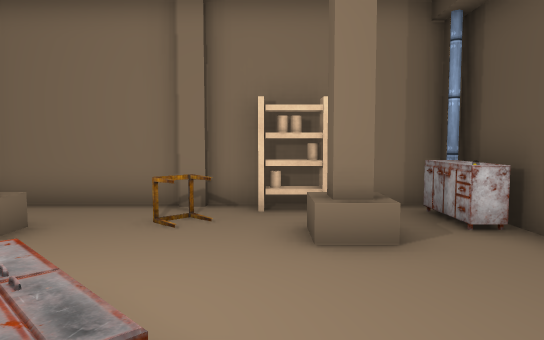
[1] (above)

12 first-person views from a walk through a Unity game level. The camera is 1.2 m above the floor, tilts 4° down and sees 70° across. Doors are open. The floor is counted in squares, 1 m on a side. Each view is taken from the middle of a square. On the plan, view 1 faces up. The plan holds only what a view shows up to about 15 squares ahead; the rest is blank. The place goes on beyond the plan. The player is left out. Some animated figures are not drawn. Some surface patterns are stand-ins.

[2]
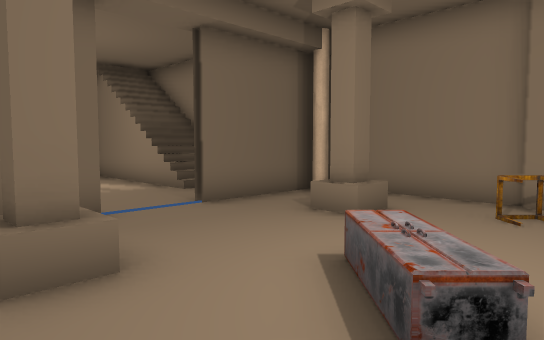

[3]
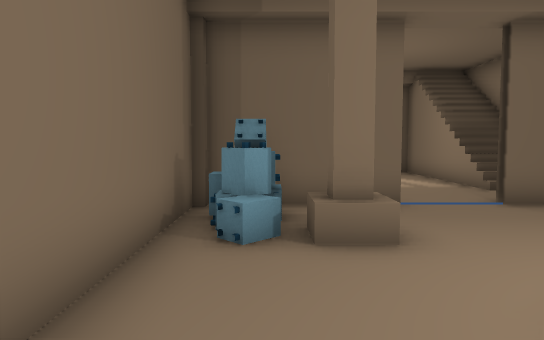

[4]
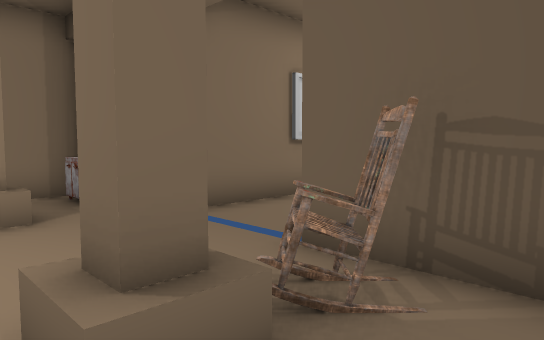

[5]
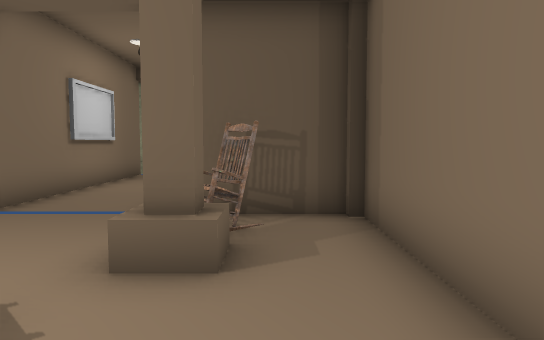

[6]
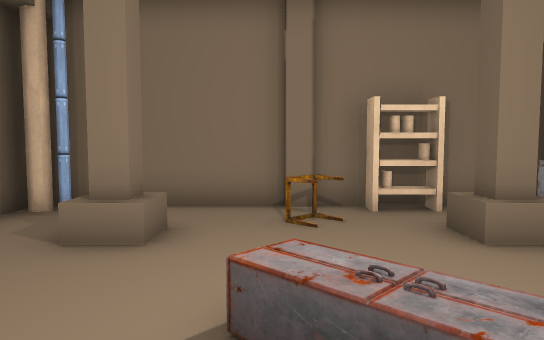

[7]
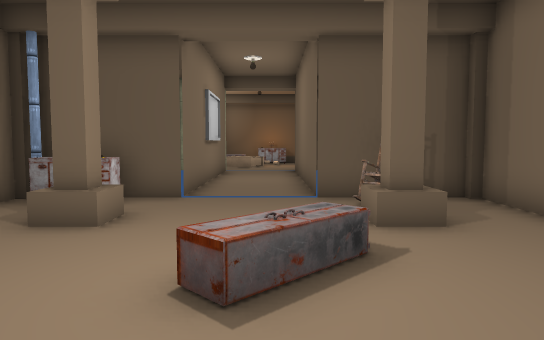

[8]
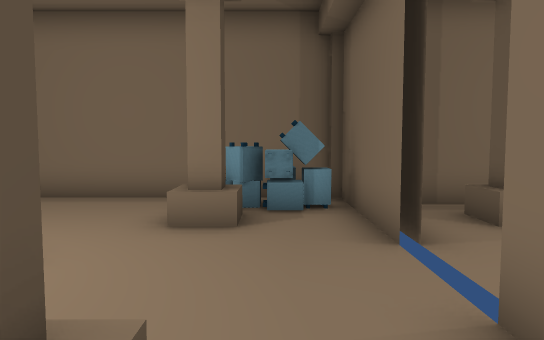

[9]
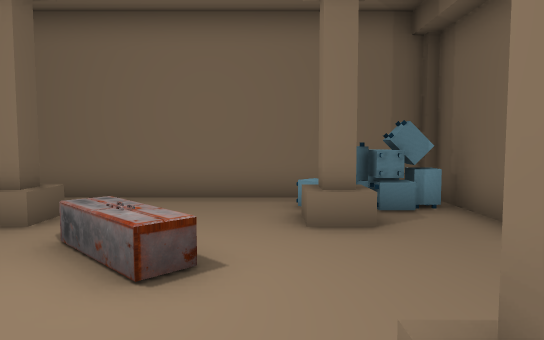

[10]
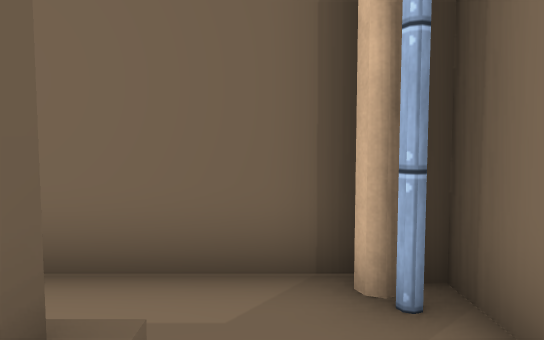

[11]
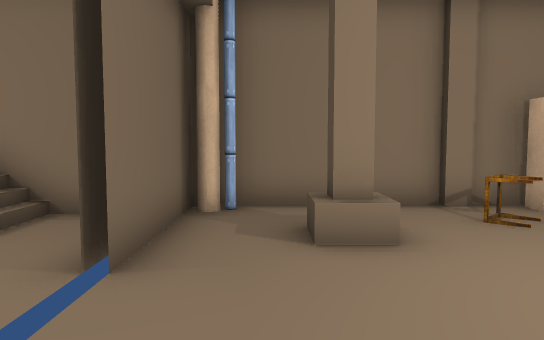

[12]
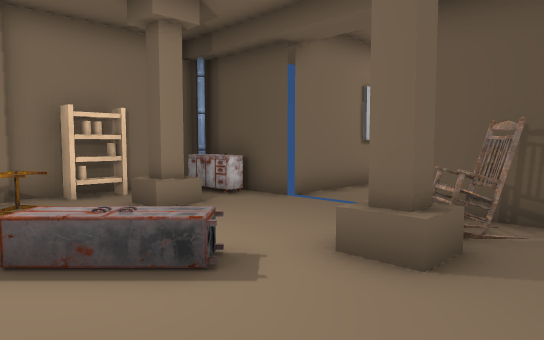

### Floor plan
Points are (right, up) in squares from view 1. A wall is a line through its corners. A room is listed if a view was taken in it or the views show most of it. See-through windows are left out.
Room 1 (views 1, 2, 3, 4, 5, 6, 7, 8, 9, 10, 11, 12)
walls: (-2.4, 7.5) (-5.5, 7.5); (0.5, 6.8) (0, 6.9); (0.9, 6.6) (0.9, 7.2); (-6.5, 1.6) (-6.5, -1.5); (-6.7, 4.1) (-6.7, 3.5); (1, 6.8) (-0.2, 6.8) (-0.2, 7.2); (0.6, 7.1) (-0.2, 6.8); (-6.7, 1.5) (-6.7, 0.8); (1, 7.5) (-0.6, 7.5); (3.5, 4) (3.5, 7.2); (-6.5, 7.2) (-6.5, 3.5); (2.5, 7.5) (1.2, 7.5); (-5.5, -2.5) (2.5, -2.5); (3.5, -2.4) (3.5, 1)
low walls: (-8.7, 6.5) (-8.7, 5.5)
ways out: open door at (-6.5, 2.5); open door at (3.5, 2.5)
objects: pillar (-7, -3) to (-6, -3); pillar (-7, 8) to (-6, 8); other object (-6, -2); other object (-6, -1); pipe (-6, 7); other object (-5, -2); other object (-5, -1); other object (-4, -1); pillar (-4, 0); pillar (-4, 5); table (-2, 6) to (-1, 6); pillar (-2, 7) to (-1, 8); pillar (1, 0); pillar (1, 5); chair (2, 0) to (3, 0); pillar (3, -3) to (4, -3); cabinet (3, 5) to (3, 6); pipe (3, 7); pillar (3, 8) to (4, 8)

Where each view was taken, in squares from view 1:
view 1: 0 up, 0 right, facing up
view 2: 1 down, 0 right, facing up-left
view 3: 1 down, 1 right, facing left
view 4: 2 down, 0 right, facing up-right
view 5: 1 down, 3 left, facing right
view 6: 0 up, 2 left, facing up
view 7: 2 up, 5 left, facing right
view 8: 6 up, 5 left, facing down
view 9: 6 up, 3 left, facing down
view 10: 6 up, 3 left, facing left
view 11: 0 up, 5 left, facing up
view 12: 2 down, 3 left, facing up-right
